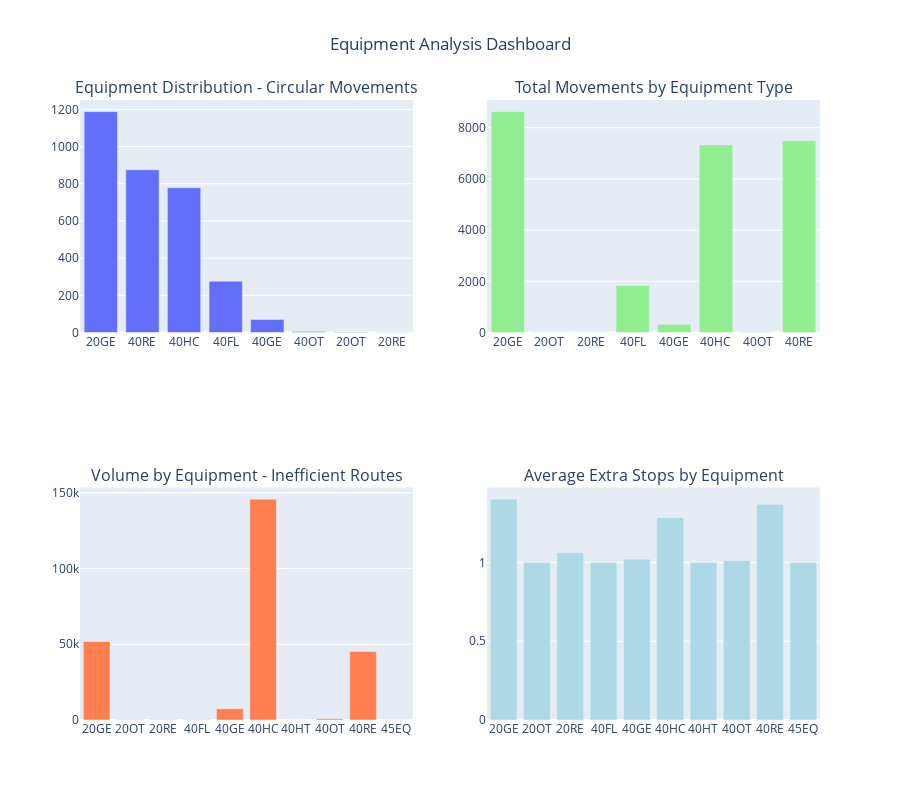
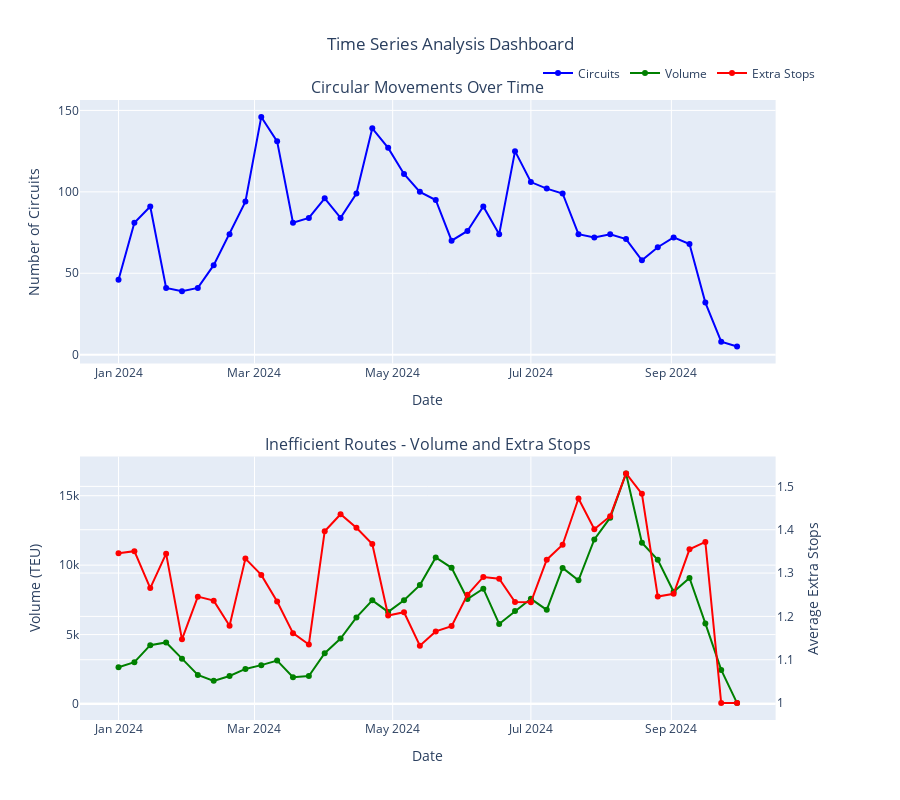
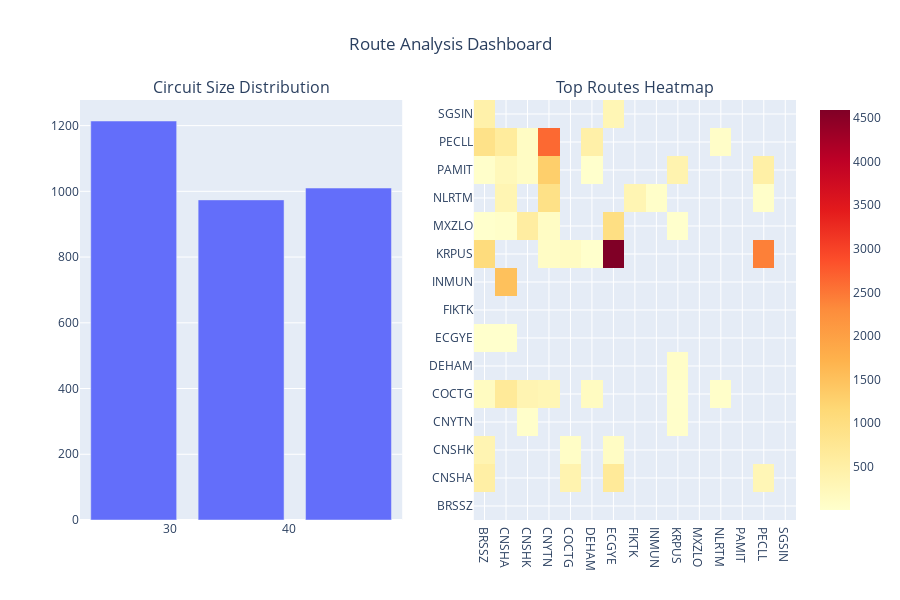
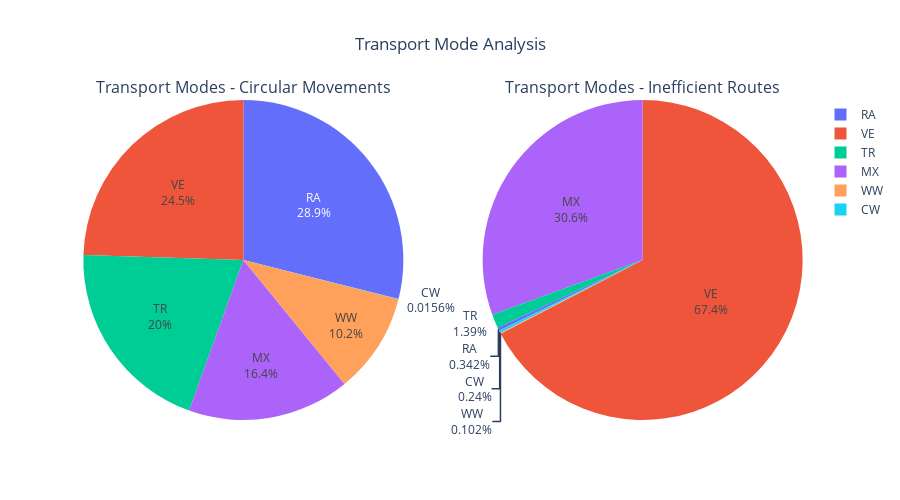

The cell these charts' notebook holds for them, in order:
### Code cell
df_circular = pd.read_csv(r"C:\Users\adeba\Desktop\hapag-lloyd\output\networkx_circular_movements.csv")
df_inefficient = pd.read_csv(r"C:\Users\adeba\Desktop\hapag-lloyd\output\routing_inefficiencies.csv")


# Create and display dashboard
dashboard = LogisticsAnalysisDashboard(df_circular, df_inefficient)
dashboard.display_full_dashboard()

### Figure 1 — Plotly figure (JSON) as saved in the notebook; plotly's stock layout.template omitted (floating-point values rounded to 4 significant figures)
{"data": [{"name": "Circuit Count", "type": "bar", "x": ["20GE", "40RE", "40HC", "40FL", "40GE", "40OT", "20OT", "20RE"], "xaxis": "x", "y": [1188, 875, 779, 276, 70, 5, 3, 2], "yaxis": "y"}, {"marker": {"color": "lightgreen"}, "name": "Total Movements", "type": "bar", "x": ["20GE", "20OT", "20RE", "40FL", "40GE", "40HC", "40OT", "40RE"], "xaxis": "x2", "y": [8628, 10, 6, 1832, 320, 7328, 17, 7491], "yaxis": "y2"}, {"marker": {"color": "coral"}, "name": "Volume (Inefficient)", "type": "bar", "x": ["20GE", "20OT", "20RE", "40FL", "40GE", "40HC", "40HT", "40OT", "40RE", "45EQ"], "xaxis": "x3", "y": [51830, 119, 181, 178, 7416, 145830, 40, 768, 45224, 60], "yaxis": "y3"}, {"marker": {"color": "lightblue"}, "name": "Avg Extra Stops", "type": "bar", "x": ["20GE", "20OT", "20RE", "40FL", "40GE", "40HC", "40HT", "40OT", "40RE", "45EQ"], "xaxis": "x4", "y": [1.403, 1, 1.062, 1, 1.021, 1.285, 1, 1.014, 1.37, 1], "yaxis": "y4"}], "layout": {"annotations": [{"font": {"size": 16}, "showarrow": false, "text": "Equipment Distribution - Circular Movements", "x": 0.225, "xanchor": "center", "xref": "paper", "y": 1, "yanchor": "bottom", "yref": "paper"}, {"font": {"size": 16}, "showarrow": false, "text": "Total Movements by Equipment Type", "x": 0.775, "xanchor": "center", "xref": "paper", "y": 1, "yanchor": "bottom", "yref": "paper"}, {"font": {"size": 16}, "showarrow": false, "text": "Volume by Equipment - Inefficient Routes", "x": 0.225, "xanchor": "center", "xref": "paper", "y": 0.375, "yanchor": "bottom", "yref": "paper"}, {"font": {"size": 16}, "showarrow": false, "text": "Average Extra Stops by Equipment", "x": 0.775, "xanchor": "center", "xref": "paper", "y": 0.375, "yanchor": "bottom", "yref": "paper"}], "height": 800, "showlegend": false, "title": {"text": "Equipment Analysis Dashboard", "x": 0.5}, "xaxis": {"anchor": "y", "domain": [0, 0.45]}, "xaxis2": {"anchor": "y2", "domain": [0.55, 1]}, "xaxis3": {"anchor": "y3", "domain": [0, 0.45]}, "xaxis4": {"anchor": "y4", "domain": [0.55, 1]}, "yaxis": {"anchor": "x", "domain": [0.625, 1]}, "yaxis2": {"anchor": "x2", "domain": [0.625, 1]}, "yaxis3": {"anchor": "x3", "domain": [0, 0.375]}, "yaxis4": {"anchor": "x4", "domain": [0, 0.375]}}}

### Figure 2 — Plotly figure (JSON) as saved in the notebook; plotly's stock layout.template omitted (floating-point values rounded to 4 significant figures)
{"data": [{"line": {"color": "blue"}, "marker": {"size": 6}, "mode": "lines+markers", "name": "Circuits", "type": "scatter", "x": ["2024-01-01T00:00:00", "2024-01-08T00:00:00", "2024-01-15T00:00:00", "2024-01-22T00:00:00", "2024-01-29T00:00:00", "2024-02-05T00:00:00", "2024-02-12T00:00:00", "2024-02-19T00:00:00", "2024-02-26T00:00:00", "2024-03-04T00:00:00", "2024-03-11T00:00:00", "2024-03-18T00:00:00", "2024-03-25T00:00:00", "2024-04-01T00:00:00", "2024-04-08T00:00:00", "2024-04-15T00:00:00", "2024-04-22T00:00:00", "2024-04-29T00:00:00", "2024-05-06T00:00:00", "2024-05-13T00:00:00", "2024-05-20T00:00:00", "2024-05-27T00:00:00", "2024-06-03T00:00:00", "2024-06-10T00:00:00", "2024-06-17T00:00:00", "2024-06-24T00:00:00", "2024-07-01T00:00:00", "2024-07-08T00:00:00", "2024-07-15T00:00:00", "2024-07-22T00:00:00", "2024-07-29T00:00:00", "2024-08-05T00:00:00", "2024-08-12T00:00:00", "2024-08-19T00:00:00", "2024-08-26T00:00:00", "2024-09-02T00:00:00", "2024-09-09T00:00:00", "2024-09-16T00:00:00", "2024-09-23T00:00:00", "2024-09-30T00:00:00"], "xaxis": "x", "y": [46, 81, 91, 41, 39, 41, 55, 74, 94, 146, 131, 81, 84, 96, 84, 99, 139, 127, 111, 100, 95, 70, 76, 91, 74, 125, 106, 102, 99, 74, 72, 74, 71, 58, 66, 72, 68, 32, 8, 5], "yaxis": "y"}, {"line": {"color": "green"}, "marker": {"size": 6}, "mode": "lines+markers", "name": "Volume", "type": "scatter", "x": ["2024-01-01", "2024-01-08", "2024-01-15", "2024-01-22", "2024-01-29", "2024-02-05", "2024-02-12", "2024-02-19", "2024-02-26", "2024-03-04", "2024-03-11", "2024-03-18", "2024-03-25", "2024-04-01", "2024-04-08", "2024-04-15", "2024-04-22", "2024-04-29", "2024-05-06", "2024-05-13", "2024-05-20", "2024-05-27", "2024-06-03", "2024-06-10", "2024-06-17", "2024-06-24", "2024-07-01", "2024-07-08", "2024-07-15", "2024-07-22", "2024-07-29", "2024-08-05", "2024-08-12", "2024-08-19", "2024-08-26", "2024-09-02", "2024-09-09", "2024-09-16", "2024-09-23", "2024-09-30"], "xaxis": "x2", "y": [2643, 3012, 4239, 4435, 3266, 2089, 1667, 2021, 2528, 2800, 3129, 1927, 2020, 3663, 4714, 6237, 7466, 6634, 7475, 8563, 10553, 9808, 7564, 8308, 5768, 6694, 7574, 6782, 9802, 8909, 11849, 13415, 16604, 11616, 10391, 8081, 9073, 5804, 2455, 68], "yaxis": "y2"}, {"line": {"color": "red"}, "marker": {"size": 6}, "mode": "lines+markers", "name": "Extra Stops", "type": "scatter", "x": ["2024-01-01", "2024-01-08", "2024-01-15", "2024-01-22", "2024-01-29", "2024-02-05", "2024-02-12", "2024-02-19", "2024-02-26", "2024-03-04", "2024-03-11", "2024-03-18", "2024-03-25", "2024-04-01", "2024-04-08", "2024-04-15", "2024-04-22", "2024-04-29", "2024-05-06", "2024-05-13", "2024-05-20", "2024-05-27", "2024-06-03", "2024-06-10", "2024-06-17", "2024-06-24", "2024-07-01", "2024-07-08", "2024-07-15", "2024-07-22", "2024-07-29", "2024-08-05", "2024-08-12", "2024-08-19", "2024-08-26", "2024-09-02", "2024-09-09", "2024-09-16", "2024-09-23", "2024-09-30"], "xaxis": "x2", "y": [1.346, 1.351, 1.265, 1.345, 1.147, 1.246, 1.236, 1.179, 1.333, 1.296, 1.234, 1.161, 1.135, 1.397, 1.436, 1.405, 1.367, 1.202, 1.21, 1.132, 1.165, 1.178, 1.25, 1.291, 1.287, 1.233, 1.233, 1.331, 1.365, 1.472, 1.401, 1.431, 1.53, 1.483, 1.246, 1.252, 1.355, 1.372, 1, 1], "yaxis": "y3"}], "layout": {"annotations": [{"font": {"size": 16}, "showarrow": false, "text": "Circular Movements Over Time", "x": 0.47, "xanchor": "center", "xref": "paper", "y": 1, "yanchor": "bottom", "yref": "paper"}, {"font": {"size": 16}, "showarrow": false, "text": "Inefficient Routes - Volume and Extra Stops", "x": 0.47, "xanchor": "center", "xref": "paper", "y": 0.425, "yanchor": "bottom", "yref": "paper"}], "height": 800, "legend": {"orientation": "h", "x": 1, "xanchor": "right", "y": 1.02, "yanchor": "bottom"}, "showlegend": true, "title": {"text": "Time Series Analysis Dashboard", "x": 0.5}, "xaxis": {"anchor": "y", "domain": [0, 0.94], "title": {"text": "Date"}}, "xaxis2": {"anchor": "y2", "domain": [0, 0.94], "title": {"text": "Date"}}, "yaxis": {"anchor": "x", "domain": [0.575, 1], "title": {"text": "Number of Circuits"}}, "yaxis2": {"anchor": "x2", "domain": [0, 0.425], "title": {"text": "Volume (TEU)"}}, "yaxis3": {"anchor": "x2", "overlaying": "y2", "side": "right", "title": {"text": "Average Extra Stops"}}}}

### Figure 3 — Plotly figure (JSON) as saved in the notebook; plotly's stock layout.template omitted (floating-point values rounded to 4 significant figures; data arrays with more than 128 entries replaced by an {"elided": "..."} marker saying what was removed)
{"data": [{"name": "Circuit Sizes", "type": "bar", "x": [27, 36, 45], "xaxis": "x", "y": [1214, 974, 1010], "yaxis": "y"}, {"colorscale": [[0, "rgb(255,255,204)"], [0.125, "rgb(255,237,160)"], [0.25, "rgb(254,217,118)"], [0.375, "rgb(254,178,76)"], [0.5, "rgb(253,141,60)"], [0.625, "rgb(252,78,42)"], [0.75, "rgb(227,26,28)"], [0.875, "rgb(189,0,38)"], [1, "rgb(128,0,38)"]], "name": "Route Volume", "type": "heatmap", "x": ["BRSSZ", "CNSHA", "CNSHK", "CNYTN", "COCTG", "DEHAM", "ECGYE", "FIKTK", "INMUN", "KRPUS", "MXZLO", "NLRTM", "PAMIT", "PECLL", "SGSIN"], "xaxis": "x2", "y": ["BRSSZ", "CNSHA", "CNSHK", "CNYTN", "COCTG", "DEHAM", "ECGYE", "FIKTK", "INMUN", "KRPUS", "MXZLO", "NLRTM", "PAMIT", "PECLL", "SGSIN"], "yaxis": "y2", "z": {"elided": "15x15 int values"}}], "layout": {"annotations": [{"font": {"size": 16}, "showarrow": false, "text": "Circuit Size Distribution", "x": 0.225, "xanchor": "center", "xref": "paper", "y": 1, "yanchor": "bottom", "yref": "paper"}, {"font": {"size": 16}, "showarrow": false, "text": "Top Routes Heatmap", "x": 0.775, "xanchor": "center", "xref": "paper", "y": 1, "yanchor": "bottom", "yref": "paper"}], "height": 600, "title": {"text": "Route Analysis Dashboard", "x": 0.5}, "xaxis": {"anchor": "y", "domain": [0, 0.45]}, "xaxis2": {"anchor": "y2", "domain": [0.55, 1]}, "yaxis": {"anchor": "x", "domain": [0, 1]}, "yaxis2": {"anchor": "x2", "domain": [0, 1]}}}

### Figure 4 — Plotly figure (JSON) as saved in the notebook; plotly's stock layout.template omitted (floating-point values rounded to 4 significant figures)
{"data": [{"domain": {"x": [0, 0.45], "y": [0, 1]}, "labels": ["RA", "VE", "TR", "MX", "WW", "CW"], "name": "Circular", "textinfo": "label+percent", "type": "pie", "values": [7415, 6280, 5125, 4205, 2603, 4]}, {"domain": {"x": [0.55, 1], "y": [0, 1]}, "labels": ["VE", "MX", "TR", "RA", "CW", "WW"], "name": "Inefficient", "textinfo": "label+percent", "type": "pie", "values": [7296, 3309, 151, 37, 26, 11]}], "layout": {"annotations": [{"font": {"size": 16}, "showarrow": false, "text": "Transport Modes - Circular Movements", "x": 0.225, "xanchor": "center", "xref": "paper", "y": 1, "yanchor": "bottom", "yref": "paper"}, {"font": {"size": 16}, "showarrow": false, "text": "Transport Modes - Inefficient Routes", "x": 0.775, "xanchor": "center", "xref": "paper", "y": 1, "yanchor": "bottom", "yref": "paper"}], "height": 500, "title": {"text": "Transport Mode Analysis", "x": 0.5}}}
